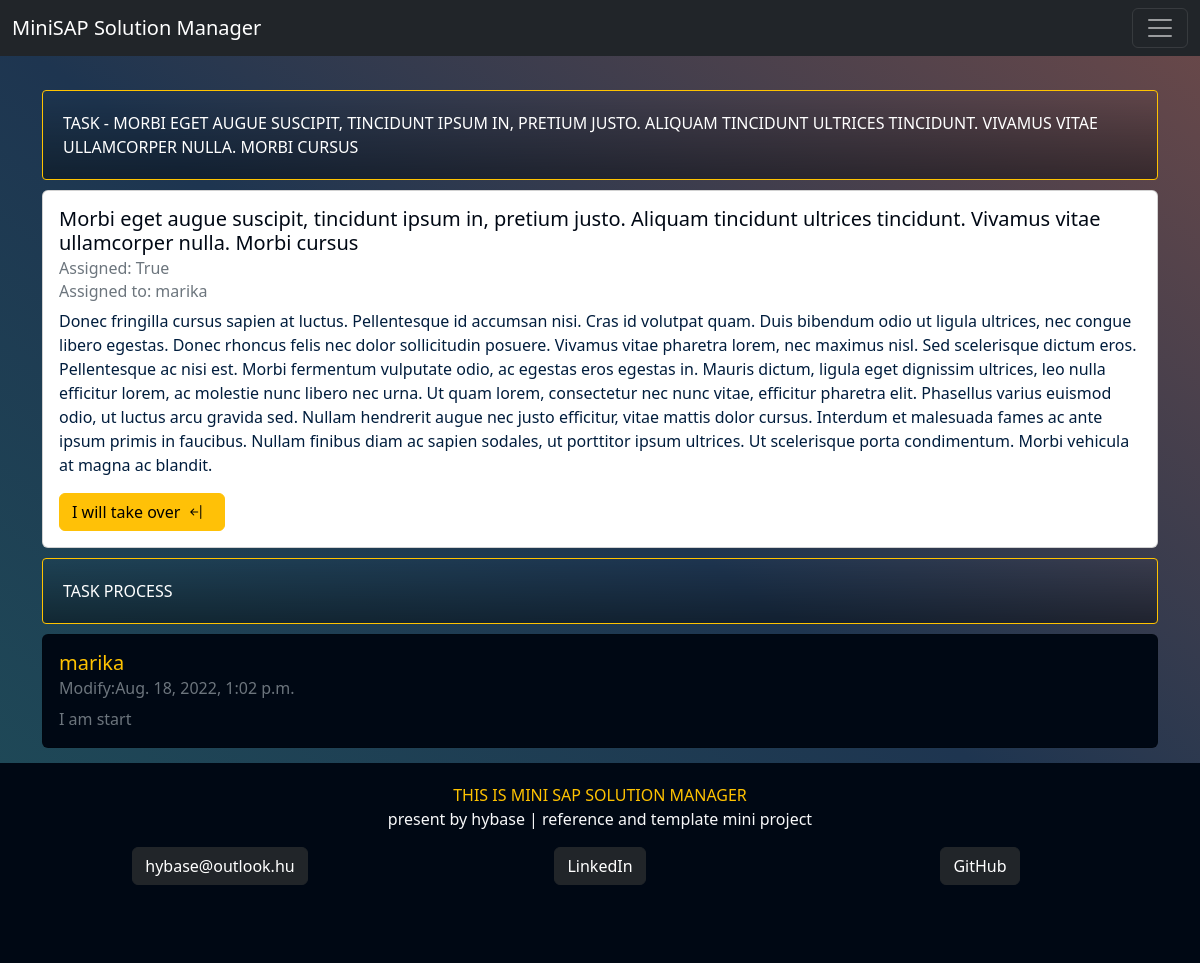
/task/16/ (signed in), run on the app's committed database.
### tasks/models.py (models this page shows, shortened)
class Task(models.Model):
    created_at = models.DateTimeField(auto_now_add=True, auto_created=True)
    is_assigned = models.BooleanField(default=False)
    assigned_user = models.ForeignKey(User, null=True, blank=True, on_delete=models.SET_NULL)
    task_name = models.CharField(max_length=200)
    task_description = models.TextField()
    deadline = models.DateTimeField()
    is_finished = models.BooleanField(default=False)
    finished_date = models.DateTimeField(null=True,blank=True)
    is_seen = models.BooleanField(default=False)

class TaskDetails(models.Model):
    task = models.ForeignKey(Task, on_delete=models.CASCADE,related_name="all_task_details")
    user_id = models.ForeignKey(User, on_delete=models.CASCADE)
    modify_date = models.DateTimeField(auto_created=True,auto_now_add=True)
    modify_desc = models.TextField()

### tasks/views.py (the view)
# urls.py: path('task/<int:id>/', task_view,name="task_view"),
@login_required(login_url="login")
def task_view(request, id):
    task = Task.objects.get(id=id)
    is_my_task = task.assigned_user == request.user
    if is_my_task:
        if task.is_seen is not True:
            task.is_seen = True
            task.save()
    context = {
        'data': task,
        'is_my_task': is_my_task #ez nem is feltétlen kell
    }
    template = "tasks/task_view.html"
    return render(request, template, context)

### mySap/context_process.py (called while the page is built)
def processors(request):
    if request.user.is_authenticated:
        is_boss = request.user.groups.filter(name="boss").exists()
        not_seen_task = Task.objects.filter(assigned_user=request.user, is_seen=False)
        return {
            'is_boss_process': is_boss,
            'not_seen_task': not_seen_task
        }
    else:
        return {}

### tasks/templates/tasks/task_view.html (shortened to what this page needs)
{% extends 'base/base.html' %}
{% block content %}
<div class="container ">
    <div class="infoBar">Task - {{data.task_name}}</div>
    <div class="card">
          <div class="card-body">
            <h5 class="card-title textPrimary">{{data.task_name}}</h5>
            <h6 class="card-subtitle mb-2 text-muted">Assigned: {{data.is_assigned}}</h6>
            {% if data.is_assigned %}
                <h6 class="card-subtitle mb-2 text-muted">Assigned to: {{data.assigned_user.username}}</h6>
            {% endif %}
            <p class="card-text textPrimaryDark">{{data.task_description}}</p>
            {% if not is_my_task%}
            <form action="{% url 'tasks:task_modify' data.pk %}" method="post">
                <button type="submit" class="btn btn-warning">I will take over<i class="bi bi-arrow-bar-left p-2"></i></button>
            </form>
            {% endif %}
          </div>
    </div>
    <div class="infoBar">Task process</div>
    {% for t in data.all_task_details.all|dictsortreversed:"modify_date" %}
    <div class="card mt-1 bgPrimary">
          <div class="card-body">
            <h5 class="card-title textSecondary">{{t.user_id.username}}</h5>
            <h6 class="card-subtitle mb-2 text-muted">Modify:{{t.modify_date}}</h6>
            <p class="card-text text-muted">{{t.modify_desc}}</p>
          </div>
    </div>
    {% empty %}
    <h5>--- no process yet</h5>
    {% endfor %}
</div>
{% endblock content%}

### static/main.css (style rules this page uses)
:root { --color-primary:#000814; --color-primary-dark:#001d3d; --color-secondary:#ffc300; --color-secondary-dark:#ffd60a; }
body { background: rgb(108,73,73); background: linear-gradient(217deg, rgba(108,73,73,1) 0%, rgba(30,53,80,1) 50%, rgba(28,75,87,0.9864320728291317) 100%); height:100vh; background-attachment:fixed; background-repeat:no-repeat; }
.textPrimary { color:var(--color-primary); }
.textPrimaryDark { color:var(--color-primary-dark); }
.textSecondary { color:var(--color-secondary); }
.bgPrimary { background-color:var(--color-primary); }
.infoBar { width:100%; padding: 20px; text-align:left; border: 1px solid var(--color-secondary); border-radius:4px; text-transform:uppercase; background: rgb(255,255,255); background: linear-gradient(180deg, rgba(255,255,255,0) 0%, rgba(0,0,0,0.3981967787114846) 100%); margin-bottom:10px; margin-top:10px; }

### data on the page
Task: task_name "MORBI EGET AUGUE SUSCIPIT, TINCIDUNT IPSUM IN, PRETIUM JUSTO. ALIQUAM TINCIDUNT ULTRICES TINCIDUNT. VIVAMUS VITAE ULLAMCORPER NULLA. MORBI CURSUS", task_name "Morbi eget augue suscipit, tincidunt ipsum in, pretium justo. Aliquam tincidunt ultrices tincidunt. Vivamus vitae ullamcorper nulla. Morbi cursus", is_assigned "True", assigned_user.username "marika", task_description "Donec fringilla cursus sapien at luctus. Pellentesque id accumsan nisi. Cras id volutpat quam. Duis bibendum odio ut ligula ultrices, nec congue libero egestas. Donec rhoncus felis nec dolor sollicitudin posuere. Vivamus vitae pharetra lorem, nec maximus nisl. Sed scelerisque dictum eros. Pellentesque ac nisi est. Morbi fermentum vulputate odio, ac egestas eros egestas in. Mauris dictum, ligula eget dignissim ultrices, leo nulla efficitur lorem, ac molestie nunc libero nec urna. Ut quam lorem, consectetur nec nunc vitae, efficitur pharetra elit. Phasellus varius euismod odio, ut luctus arcu gravida sed. Nullam hendrerit augue nec justo efficitur, vitae mattis dolor cursus. Interdum et…"
TaskDetails: user_id.username "marika", modify_date "Aug. 18, 2022, 1:02 p.m.", modify_desc "I am start"
